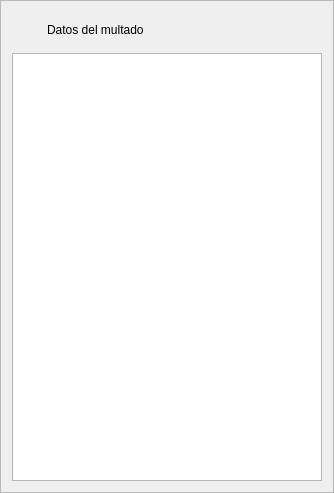
           <widget class="QFrame" name="frame_lista_multados">
            <property name="minimumSize">
             <size>
              <width>334</width>
              <height>493</height>
             </size>
            </property>
            <property name="maximumSize">
             <size>
              <width>399</width>
              <height>496</height>
             </size>
            </property>
            <property name="frameShape">
             <enum>QFrame::StyledPanel</enum>
            </property>
            <property name="frameShadow">
             <enum>QFrame::Raised</enum>
            </property>
            <property name="tipo" stdset="0">
             <string>frame_form</string>
            </property>
            <layout class="QVBoxLayout" name="verticalLayout_17">
             <item>
              <layout class="QHBoxLayout" name="horizontalLayout_3">
               <property name="spacing">
                <number>0</number>
               </property>
               <item>
                <widget class="QLabel" name="label_icon_list">
                 <property name="minimumSize">
                  <size>
                   <width>35</width>
                   <height>35</height>
                  </size>
                 </property>
                 <property name="maximumSize">
                  <size>
                   <width>35</width>
                   <height>35</height>
                  </size>
                 </property>
                 <property name="text">
                  <string/>
                 </property>
                 <property name="scaledContents">
                  <bool>true</bool>
                 </property>
                </widget>
               </item>
               <item>
                <widget class="QLabel" name="label_datos_multado_2">
                 <property name="text">
                  <string>Datos del multado</string>
                 </property>
                 <property name="tipo" stdset="0">
                  <string>titulo_form</string>
                 </property>
                </widget>
               </item>
               <item>
                <spacer name="horizontalSpacer_3">
                 <property name="orientation">
                  <enum>Qt::Horizontal</enum>
                 </property>
                 <property name="sizeHint" stdset="0">
                  <size>
                   <width>40</width>
                   <height>20</height>
                  </size>
                 </property>
                </spacer>
               </item>
              </layout>
             </item>
             <item>
              <widget class="QListWidget" name="listWidget_multados_pendientes"/>
             </item>
            </layout>
           </widget>
